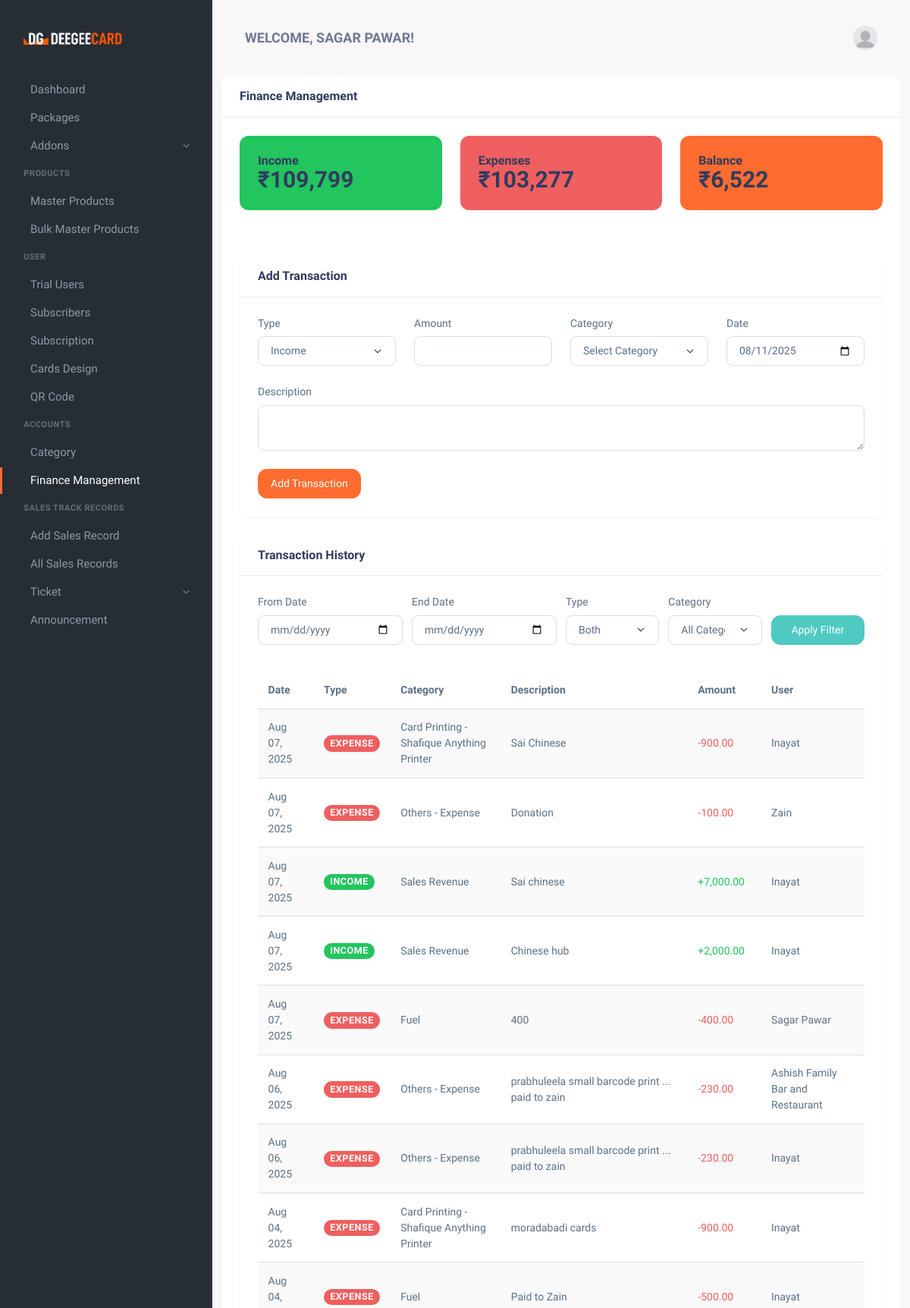
The page /finance-management.php (signed in, upper part) on the database as committed earlier.
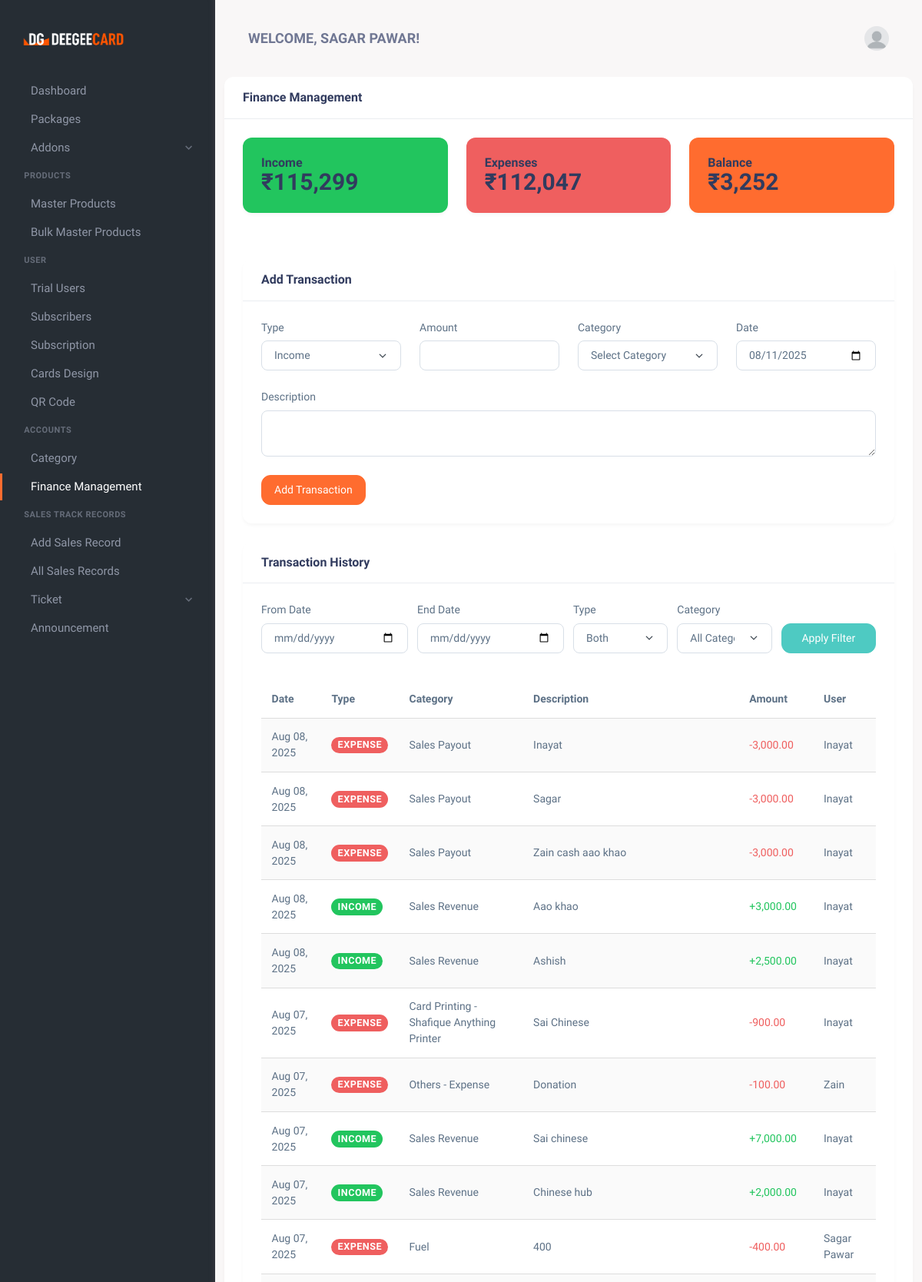
The same page on the database as committed later.
### tables this page shows
CREATE TABLE `dg_transactions` (
  `id` int(11) NOT NULL,
  `type` enum('income','expense') NOT NULL,
  `category_id` int(11) DEFAULT NULL,
  `amount` decimal(10,2) NOT NULL,
  `description` text,
  `date` date NOT NULL,
  `created_at` timestamp NOT NULL DEFAULT CURRENT_TIMESTAMP,
  `updated_at` timestamp NOT NULL DEFAULT CURRENT_TIMESTAMP ON UPDATE CURRENT_TIMESTAMP,
  `user_id` int(11) DEFAULT NULL COMMENT 'Who entered this transaction',
  `payment_method` varchar(50) DEFAULT NULL,
  `reference_number` varchar(100) DEFAULT NULL,
  `is_recurring` tinyint(1) DEFAULT '0',
  `recurring_details` text
);

CREATE TABLE `dg_categories` (
  `id` int(11) NOT NULL,
  `name` varchar(50) NOT NULL,
  `type` enum('income','expense') NOT NULL,
  `description` text,
  `is_active` tinyint(1) NOT NULL DEFAULT '1',
  `created_at` timestamp NOT NULL DEFAULT CURRENT_TIMESTAMP
);

CREATE TABLE `users` (
  `id` int(11) NOT NULL,
  `Name` varchar(100) NOT NULL,
  `Email` varchar(100) NOT NULL,
  `Password` varchar(255) NOT NULL,
  `role` enum('admin','user','sales_person') NOT NULL DEFAULT 'user',
  `created_at` timestamp NOT NULL DEFAULT CURRENT_TIMESTAMP,
  `updated_at` timestamp NOT NULL DEFAULT CURRENT_TIMESTAMP ON UPDATE CURRENT_TIMESTAMP,
  `phone` varchar(15) NOT NULL,
  `address` text NOT NULL,
  `is_trial` tinyint(1) DEFAULT '0',
  `trial_start` datetime DEFAULT NULL,
  `trial_end` datetime DEFAULT NULL
);

### finance-management.php (the view, shortened to what the changed rows need)
<?php
require 'db_connection.php';
$user_id = $_SESSION['user_id'];
$role_sql = "SELECT role FROM users WHERE id = ?";
$role_stmt = $conn->prepare($role_sql);
if ($role_stmt) {
    $role_stmt->bind_param("i", $user_id);
    $role_stmt->execute();
    $role_stmt->bind_result($role);
} else {
    $error_message = "Error preparing role query: " . $conn->error;
    $role = '';
}
$transactions = [];
$transaction_sql = "SELECT t.id, t.amount, c.name AS category,
                    t.description, t.type, t.date, t.user_id, u.name AS user_name
                    FROM dg_transactions t
                    LEFT JOIN dg_categories c ON t.category_id = c.id
                    LEFT JOIN users u ON t.user_id = u.id";
$transaction_sql .= " ORDER BY t.date DESC, t.created_at DESC";
$transaction_stmt = $conn->prepare($transaction_sql);
if ($transaction_stmt) {
    $transaction_stmt->execute();
    $result = $transaction_stmt->get_result();
    while ($row = $result->fetch_assoc()) {
        $transactions[] = $row;
    }
} else {
    $error_message = "Error preparing transaction history query: " . $conn->error;
}
$income_total = 0;
$expense_total = 0;
foreach ($transactions as $transaction) {
    if ($transaction['type'] === 'income') {
        $income_total += $transaction['amount'];
    } else {
        $expense_total += $transaction['amount'];
    }
}
$balance = $income_total - $expense_total;
?>
<!DOCTYPE html>
<html lang="en">
   <head>
      <link href="assets/css/vendor.min.css" rel="stylesheet" type="text/css" />
      <link href="assets/css/icons.min.css" rel="stylesheet" type="text/css" />
      <link href="assets/css/app.min.css" rel="stylesheet" type="text/css" />
      <link href="assets/css/style.css" rel="stylesheet" type="text/css" />
   </head>
   <body>
      <div class="wrapper">
          <div class="page-content">
            <div class="container">
               <div class="row">
                  <div class="col-xl-12">
                     <div class="card">
                        <div class="card-body">
                           <div class="row mb-4">
                              <div class="col-md-4">
                                 <div class="card bg-success text-white">
                                    <div class="card-body">
                                       <h5 class="card-title">Income</h5>
                                       <h2 class="card-text">₹<?php echo number_format($income_total); ?></h2>
                                    </div>
                                 </div>
                              </div>
                              <div class="col-md-4">
                                 <div class="card bg-danger text-white">
                                    <div class="card-body">
                                       <h5 class="card-title">Expenses</h5>
                                       <h2 class="card-text">₹<?php echo number_format($expense_total); ?></h2>
                                    </div>
                                 </div>
                              </div>
                              <div class="col-md-4">
                                 <div class="card bg-primary text-white">
                                    <div class="card-body">
                                       <h5 class="card-title">Balance</h5>
                                       <h2 class="card-text">₹<?php echo number_format($balance); ?></h2>
                                    </div>
                                 </div>
                              </div>
                           </div>
                           <div class="row">
                              <div class="col-md-12">
                                 <div class="card">
                                    <div class="card-body">
                                       <div class="table-responsive">
                                          <table class="table table-striped">
                                             <thead>
                                                <tr>
                                                   <th>Date</th>
                                                   <th>Type</th>
                                                   <th>Category</th>
                                                   <th>Description</th>
                                                   <th>Amount</th>
                                                   <?php if ($role === 'admin'): ?>
                                                   <th>User</th>
                                                   <?php endif; ?>
                                                </tr>
                                             </thead>
                                             <tbody>
                                                <?php foreach ($transactions as $transaction): ?>
                                                <tr>
                                                   <td><?php echo date('M d, Y', strtotime($transaction['date'])); ?></td>
                                                   <td>
                                                      <span class="badge bg-<?php echo $transaction['type'] === 'income' ? 'success' : 'danger'; ?>">
                                                      <?php echo ucfirst($transaction['type']); ?>
                                                      </span>
                                                   </td>
                                                   <td><?php echo htmlspecialchars($transaction['category']); ?></td>
                                                   <td><?php echo htmlspecialchars($transaction['description']); ?></td>
                                                   <td class="<?php echo $transaction['type'] === 'income' ? 'text-success' : 'text-danger'; ?>">
                                                      <?php echo ($transaction['type'] === 'income' ? '+' : '-') . number_format($transaction['amount'], 2); ?>
                                                   </td>
                                                   <?php if ($role === 'admin'): ?>
                                                   <td><?php echo htmlspecialchars($transaction['user_name']); ?></td>
                                                   <?php endif; ?>
                                                </tr>
                                                <?php endforeach; ?>
                                             </tbody>
                                          </table>
                                       </div>
                                    </div>
                                 </div>
                              </div>
                           </div>
                        </div>
                     </div>
                  </div>
               </div>
            </div>
          </div>
      </div>
   </body>
</html>

Rows that differ between the two databases and show on the page:
removed dg_transactions: date "Aug 06, 2025", type "EXPENSE", category.name "Others - Expense", description "prabhuleela small barcode print ... paid to zain", amount "230.00", user.Name "Ashish Family Bar and Restaurant"
no longer on this page (row unchanged): dg_transactions: date "Aug 06, 2025", type "EXPENSE", category.name "Others - Expense", description "prabhuleela small barcode print ... paid to zain", amount "230.00", user.Name "Inayat"
no longer on this page (row unchanged): dg_transactions: date "Aug 04, 2025", type "EXPENSE", category.name "Card Printing - Shafique Anything Printer", description "moradabadi cards", amount "900.00", user.Name "Inayat"
no longer on this page (row unchanged): dg_transactions: type "EXPENSE", category.name "Fuel", description "Paid to Zain", amount "500.00", user.Name "Inayat"
added dg_transactions: date "Aug 08, 2025", type "EXPENSE", category.name "Sales Payout", description "Inayat", amount "3,000.00", user.Name "Inayat"
added dg_transactions: date "Aug 08, 2025", type "EXPENSE", category.name "Sales Payout", description "Sagar", amount "3,000.00", user.Name "Inayat"
added dg_transactions: date "Aug 08, 2025", type "EXPENSE", category.name "Sales Payout", description "Zain cash aao khao", amount "3,000.00", user.Name "Inayat"
added dg_transactions: date "Aug 08, 2025", type "INCOME", category.name "Sales Revenue", description "Aao khao", amount "3,000.00", user.Name "Inayat"
added dg_transactions: date "Aug 08, 2025", type "INCOME", category.name "Sales Revenue", description "Ashish", amount "2,500.00", user.Name "Inayat"
Other text that changed with them:
$income_total: "109,799" → "115,299"
$expense_total: "103,277" → "112,047"
$balance: "6,522" → "3,252"
